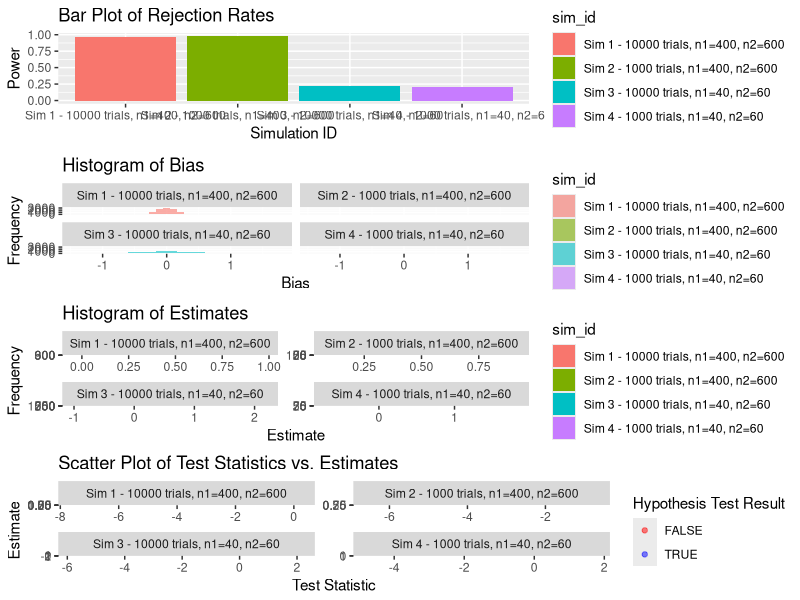

Write R code to recreate this figure.
## ---- chunk 1
#packages 
library(ggplot2)
library(knitr)
library(dplyr)
library(gridExtra)
## ---- chunk 2
#define function 
set.seed(123) 

simulate_t_tests <- function(n_sims, n1, n2, true_diff, sim_id) {
  p_values <- numeric(n_sims)
  test_stats <- numeric(n_sims)
  estimates <- numeric(n_sims)
  rejections <- logical(n_sims)
  
  for (i in 1:n_sims) {
    x1 <- rnorm(n1, mean = 0, sd = 1)
    x2 <- rnorm(n2, mean = 0.5, sd = 3)
    
    test_result <- t.test(x1, x2)
    
    p_values[i] <- test_result$p.value
    test_stats[i] <- test_result$statistic
    estimates[i] <- test_result$estimate[2] - test_result$estimate[1] 
    rejections[i] <- test_result$p.value < 0.05
  }
  
  simulation_data <- data.frame(
    sim_id = rep(sim_id, n_sims),
    p_values = p_values,
    test_stats = test_stats,
    estimates = estimates,
    rejections = rejections,
    bias = estimates - true_diff
  )
  
   return(simulation_data)
}
## ---- chunk 3
all_data <- bind_rows(
  simulate_t_tests(10000, 400, 600, 0.5, "Sim 1"),
  simulate_t_tests(10, 400, 600, 0.5, "Sim 2"),
  simulate_t_tests(10000, 40, 60, 0.5, "Sim 3"),
  simulate_t_tests(10, 40, 60, 0.5, "Sim 4")
)

# Calculate mean statistics for each simulation
mean_stats <- all_data %>%
  group_by(sim_id) %>%
  summarise(
    Mean_P_Value = mean(p_values),
    Mean_Test_Stat = mean(test_stats),
    Mean_Estimate = mean(estimates),
    Power = mean(rejections),
    Mean_Bias = mean(bias)
  )
## ---- chunk 4
all_data <- bind_rows(
  simulate_t_tests(10000, 400, 600, 0.5, "Sim 1 - 10000 trials, n1=400, n2=600"),
  simulate_t_tests(1000, 400, 600, 0.5, "Sim 2 - 1000 trials, n1=400, n2=600"),
  simulate_t_tests(10000, 40, 60, 0.5, "Sim 3 - 10000 trials, n1=40, n2=60"),
  simulate_t_tests(1000, 40, 60, 0.5, "Sim 4 - 1000 trials, n1=40, n2=60")
)
## ---- chunk 5
power_plot <- all_data %>%
  group_by(sim_id) %>%
  summarise(Power = mean(rejections)) %>%
  ggplot(aes(x = sim_id, y = Power, fill = sim_id)) +
  geom_bar(stat = "identity") +
  labs(title = "Bar Plot of Rejection Rates", x = "Simulation ID", y = "Power")

histogram_bias <- ggplot(all_data, aes(x = bias, fill = sim_id)) +
  geom_histogram(bins = 30, alpha = 0.6) +
  facet_wrap(~sim_id) +
  labs(title = "Histogram of Bias", x = "Bias", y = "Frequency")

estimate_plot <- ggplot(all_data, aes(x = estimates, fill = sim_id)) +
  geom_histogram(position = "dodge", bins = 30) +
  facet_wrap(~sim_id, scales = "free") +
  labs(title = "Histogram of Estimates", x = "Estimate", y = "Frequency")

scatter_plot <- ggplot(all_data, aes(x = test_stats, y = estimates, color = rejections)) +
  geom_point(alpha = 0.5) +
  facet_wrap(~sim_id, scales = "free") +
  scale_color_manual(values = c("red", "blue")) +
  labs(title = "Scatter Plot of Test Statistics vs. Estimates", x = "Test Statistic", y = "Estimate", color = "Hypothesis Test Result")

grid.arrange(power_plot,histogram_bias, estimate_plot, scatter_plot, ncol = 1)
